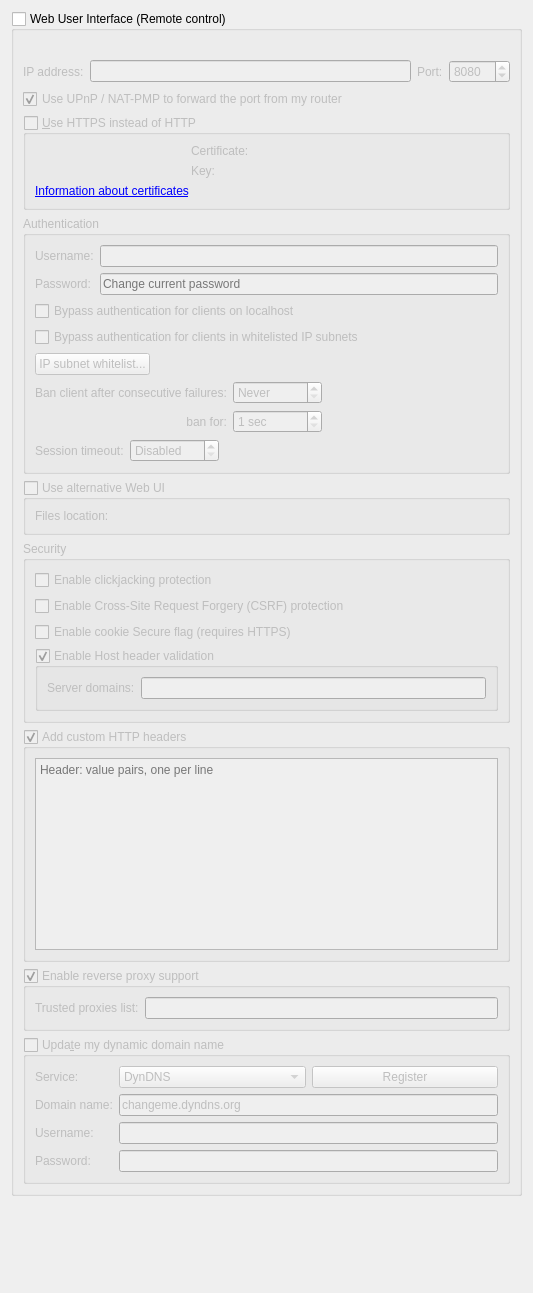
          <widget class="QWidget" name="scrollAreaWidgetContents_7">
           <property name="geometry">
            <rect>
             <x>0</x>
             <y>0</y>
             <width>533</width>
             <height>1293</height>
            </rect>
           </property>
           <layout class="QVBoxLayout" name="verticalLayout_23">
            <item>
             <widget class="QGroupBox" name="checkWebUI">
              <property name="title">
               <string>Web User Interface (Remote control)</string>
              </property>
              <property name="checkable">
               <bool>true</bool>
              </property>
              <property name="checked">
               <bool>false</bool>
              </property>
              <layout class="QVBoxLayout" name="verticalLayout_2">
               <item>
                <widget class="QLabel" name="labelWebUIError">
                 <property name="font">
                  <font>
                   <italic>true</italic>
                  </font>
                 </property>
                 <property name="text">
                  <string/>
                 </property>
                </widget>
               </item>
               <item>
                <layout class="QHBoxLayout" name="horizontalLayout_2">
                 <item>
                  <widget class="QLabel" name="lblWebUIAddress">
                   <property name="text">
                    <string>IP address:</string>
                   </property>
                  </widget>
                 </item>
                 <item>
                  <widget class="QLineEdit" name="textWebUIAddress">
                   <property name="toolTip">
                    <string>IP address that the Web UI will bind to.
Specify an IPv4 or IPv6 address. You can specify &quot;0.0.0.0&quot; for any IPv4 address,
&quot;::&quot; for any IPv6 address, or &quot;*&quot; for both IPv4 and IPv6.</string>
                   </property>
                  </widget>
                 </item>
                 <item>
                  <widget class="QLabel" name="lblWebUIPort">
                   <property name="text">
                    <string>Port:</string>
                   </property>
                  </widget>
                 </item>
                 <item>
                  <widget class="QSpinBox" name="spinWebUIPort">
                   <property name="minimum">
                    <number>1</number>
                   </property>
                   <property name="maximum">
                    <number>65535</number>
                   </property>
                   <property name="value">
                    <number>8080</number>
                   </property>
                  </widget>
                 </item>
                </layout>
               </item>
               <item>
                <widget class="QCheckBox" name="checkWebUIUPnP">
                 <property name="text">
                  <string>Use UPnP / NAT-PMP to forward the port from my router</string>
                 </property>
                 <property name="checked">
                  <bool>true</bool>
                 </property>
                </widget>
               </item>
               <item>
                <widget class="QGroupBox" name="checkWebUIHttps">
                 <property name="title">
                  <string>&amp;Use HTTPS instead of HTTP</string>
                 </property>
                 <property name="checkable">
                  <bool>true</bool>
                 </property>
                 <property name="checked">
                  <bool>false</bool>
                 </property>
                 <layout class="QGridLayout" name="gridLayout_11">
                  <item row="1" column="1">
                   <widget class="QLabel" name="lblWebUIKey">
                    <property name="text">
                     <string>Key:</string>
                    </property>
                   </widget>
                  </item>
                  <item row="0" column="1">
                   <widget class="QLabel" name="lblWebUICrt">
                    <property name="text">
                     <string>Certificate:</string>
                    </property>
                   </widget>
                  </item>
                  <item row="0" column="0">
                   <widget class="QLabel" name="lblSslCertStatus"/>
                  </item>
                  <item row="1" column="0">
                   <widget class="QLabel" name="lblSslKeyStatus"/>
                  </item>
                  <item row="2" column="0" colspan="3">
                   <widget class="QLabel" name="lblWebUIInfo">
                    <property name="text">
                     <string>&lt;a href=https://httpd.apache.org/docs/current/ssl/ssl_faq.html#aboutcerts&gt;Information about certificates&lt;/a&gt;</string>
                    </property>
                    <property name="openExternalLinks">
                     <bool>true</bool>
                    </property>
                   </widget>
                  </item>
                  <item row="0" column="2">
                   <widget class="FileSystemPathLineEdit" name="textWebUIHttpsCert" native="true"/>
                  </item>
                  <item row="1" column="2">
                   <widget class="FileSystemPathLineEdit" name="textWebUIHttpsKey" native="true"/>
                  </item>
                 </layout>
                </widget>
               </item>
               <item>
                <widget class="QGroupBox" name="groupWebUIAuth">
                 <property name="title">
                  <string>Authentication</string>
                 </property>
                 <layout class="QVBoxLayout" name="verticalLayout_35">
                  <item>
                   <layout class="QGridLayout" name="gridLayout_8">
                    <item row="0" column="0">
                     <widget class="QLabel" name="lblWebUIUsername">
                      <property name="text">
                       <string>Username:</string>
                      </property>
                     </widget>
                    </item>
                    <item row="0" column="1">
                     <widget class="QLineEdit" name="textWebUIUsername"/>
                    </item>
                    <item row="1" column="0">
                     <widget class="QLabel" name="lblWebUIPassword">
                      <property name="text">
                       <string>Password:</string>
                      </property>
                     </widget>
                    </item>
                    <item row="1" column="1">
                     <widget class="QLineEdit" name="textWebUIPassword">
                      <property name="echoMode">
                       <enum>QLineEdit::EchoMode::Password</enum>
                      </property>
                      <property name="placeholderText">
                       <string>Change current password</string>
                      </property>
                     </widget>
                    </item>
                   </layout>
                  </item>
                  <item>
                   <widget class="QCheckBox" name="checkBypassLocalAuth">
                    <property name="text">
                     <string>Bypass authentication for clients on localhost</string>
                    </property>
                   </widget>
                  </item>
                  <item>
                   <widget class="QCheckBox" name="checkBypassAuthSubnetWhitelist">
                    <property name="text">
                     <string>Bypass authentication for clients in whitelisted IP subnets</string>
                    </property>
                   </widget>
                  </item>
                  <item>
                   <widget class="QPushButton" name="IPSubnetWhitelistButton">
                    <property name="sizePolicy">
                     <sizepolicy hsizetype="Fixed" vsizetype="Fixed">
                      <horstretch>0</horstretch>
                      <verstretch>0</verstretch>
                     </sizepolicy>
                    </property>
                    <property name="text">
                     <string>IP subnet whitelist...</string>
                    </property>
                   </widget>
                  </item>
                  <item>
                   <layout class="QGridLayout" name="gridLayout_10">
                    <item row="0" column="0">
                     <widget class="QLabel" name="lblBanCounter">
                      <property name="text">
                       <string>Ban client after consecutive failures:</string>
                      </property>
                     </widget>
                    </item>
                    <item row="0" column="2">
                     <spacer name="horizontalSpacer_15">
                      <property name="orientation">
                       <enum>Qt::Orientation::Horizontal</enum>
                      </property>
                      <property name="sizeHint" stdset="0">
                       <size>
                        <width>40</width>
                        <height>20</height>
                       </size>
                      </property>
                     </spacer>
                    </item>
                    <item row="0" column="1">
                     <widget class="QSpinBox" name="spinBanCounter">
                      <property name="specialValueText">
                       <string>Never</string>
                      </property>
                      <property name="maximum">
                       <number>2147483647</number>
                      </property>
                     </widget>
                    </item>
                    <item row="1" column="0">
                     <widget class="QLabel" name="lblBanDuration">
                      <property name="text">
                       <string>ban for:</string>
                      </property>
                      <property name="alignment">
                       <set>Qt::AlignmentFlag::AlignRight|Qt::AlignmentFlag::AlignTrailing|Qt::AlignmentFlag::AlignVCenter</set>
                      </property>
                     </widget>
                    </item>
                    <item row="1" column="1">
                     <widget class="QSpinBox" name="spinBanDuration">
                      <property name="suffix">
                       <string> sec</string>
                      </property>
                      <property name="minimum">
                       <number>1</number>
                      </property>
                      <property name="maximum">
                       <number>2147483647</number>
                      </property>
                     </widget>
                    </item>
                   </layout>
                  </item>
                  <item>
                   <layout class="QHBoxLayout" name="horizontalLayout_13">
                    <item>
                     <widget class="QLabel" name="lblSessionTimeout">
                      <property name="text">
                       <string>Session timeout:</string>
                      </property>
                     </widget>
                    </item>
                    <item>
                     <widget class="QSpinBox" name="spinSessionTimeout">
                      <property name="specialValueText">
                       <string>Disabled</string>
                      </property>
                      <property name="suffix">
                       <string> sec</string>
                      </property>
                      <property name="maximum">
                       <number>2147483647</number>
                      </property>
                     </widget>
                    </item>
                    <item>
                     <spacer name="horizontalSpacer_11">
                      <property name="orientation">
                       <enum>Qt::Orientation::Horizontal</enum>
                      </property>
                      <property name="sizeHint" stdset="0">
                       <size>
                        <width>40</width>
                        <height>20</height>
                       </size>
                      </property>
                     </spacer>
                    </item>
                   </layout>
                  </item>
                 </layout>
                </widget>
               </item>
               <item>
                <widget class="QGroupBox" name="groupAltWebUI">
                 <property name="title">
                  <string>Use alternative Web UI</string>
                 </property>
                 <property name="checkable">
                  <bool>true</bool>
                 </property>
                 <property name="checked">
                  <bool>false</bool>
                 </property>
                 <layout class="QHBoxLayout" name="horizontalLayout_5">
                  <item>
                   <widget class="QLabel" name="labelWebUIRootFolder">
                    <property name="text">
                     <string>Files location:</string>
                    </property>
                   </widget>
                  </item>
                  <item>
                   <widget class="FileSystemPathLineEdit" name="textWebUIRootFolder" native="true"/>
                  </item>
                 </layout>
                </widget>
               </item>
               <item>
                <widget class="QGroupBox" name="groupBox_3">
                 <property name="title">
                  <string>Security</string>
                 </property>
                 <layout class="QVBoxLayout" name="verticalLayout_33">
                  <item>
                   <widget class="QCheckBox" name="checkClickjacking">
                    <property name="text">
                     <string>Enable clickjacking protection</string>
                    </property>
                   </widget>
                  </item>
                  <item>
                   <widget class="QCheckBox" name="checkCSRFProtection">
                    <property name="text">
                     <string>Enable Cross-Site Request Forgery (CSRF) protection</string>
                    </property>
                   </widget>
                  </item>
                  <item>
                   <widget class="QCheckBox" name="checkSecureCookie">
                    <property name="text">
                     <string>Enable cookie Secure flag (requires HTTPS)</string>
                    </property>
                   </widget>
                  </item>
                  <item>
                   <widget class="QGroupBox" name="groupHostHeaderValidation">
                    <property name="title">
                     <string>Enable Host header validation</string>
                    </property>
                    <property name="checkable">
                     <bool>true</bool>
                    </property>
                    <layout class="QVBoxLayout" name="verticalLayout_32">
                     <item>
                      <layout class="QHBoxLayout" name="horizontalLayout_10">
                       <item>
                        <widget class="QLabel" name="labelServerDomains">
                         <property name="text">
                          <string>Server domains:</string>
                         </property>
                        </widget>
                       </item>
                       <item>
                        <widget class="QLineEdit" name="textServerDomains">
                         <property name="toolTip">
                          <string>Whitelist for filtering HTTP Host header values.
In order to defend against DNS rebinding attack,
you should put in domain names used by WebUI server.

Use ';' to split multiple entries. Can use wildcard '*'.</string>
                         </property>
                        </widget>
                       </item>
                      </layout>
                     </item>
                    </layout>
                   </widget>
                  </item>
                 </layout>
                </widget>
               </item>
               <item>
                <widget class="QGroupBox" name="groupWebUIAddCustomHTTPHeaders">
                 <property name="title">
                  <string>Add custom HTTP headers</string>
                 </property>
                 <property name="checkable">
                  <bool>true</bool>
                 </property>
                 <layout class="QVBoxLayout" name="verticalLayout_8">
                  <item>
                   <widget class="QPlainTextEdit" name="textWebUICustomHTTPHeaders">
                    <property name="lineWrapMode">
                     <enum>QPlainTextEdit::LineWrapMode::NoWrap</enum>
                    </property>
                    <property name="placeholderText">
                     <string>Header: value pairs, one per line</string>
                    </property>
                   </widget>
                  </item>
                 </layout>
                </widget>
               </item>
               <item>
                <widget class="QGroupBox" name="groupEnableReverseProxySupport">
                 <property name="title">
                  <string>Enable reverse proxy support</string>
                 </property>
                 <property name="checkable">
                  <bool>true</bool>
                 </property>
                 <layout class="QVBoxLayout" name="verticalLayout_331">
                  <item>
                   <layout class="QHBoxLayout" name="horizontalLayout_131">
                    <item>
                     <widget class="QLabel" name="lblReverseProxiesList">
                      <property name="text">
                       <string>Trusted proxies list:</string>
                      </property>
                     </widget>
                    </item>
                    <item>
                     <widget class="QLineEdit" name="textTrustedReverseProxiesList">
                      <property name="toolTip">
                       <string>Specify reverse proxy IPs (or subnets, e.g. 0.0.0.0/24) in order to use forwarded client address (X-Forwarded-For header). Use ';' to split multiple entries.</string>
                      </property>
                     </widget>
                    </item>
                   </layout>
                  </item>
                 </layout>
                </widget>
               </item>
               <item>
                <widget class="QGroupBox" name="checkDynDNS">
                 <property name="title">
                  <string>Upda&amp;te my dynamic domain name</string>
                 </property>
                 <property name="checkable">
                  <bool>true</bool>
                 </property>
                 <property name="checked">
                  <bool>false</bool>
                 </property>
                 <layout class="QFormLayout" name="formLayout_5">
                  <item row="0" column="0">
                   <widget class="QLabel" name="label_19">
                    <property name="text">
                     <string>Service:</string>
                    </property>
                   </widget>
                  </item>
                  <item row="0" column="1">
                   <layout class="QHBoxLayout" name="horizontalLayout_3">
                    <item>
                     <widget class="QComboBox" name="comboDNSService">
                      <item>
                       <property name="text">
                        <string notr="true">DynDNS</string>
                       </property>
                      </item>
                      <item>
                       <property name="text">
                        <string notr="true">No-IP</string>
                       </property>
                      </item>
                     </widget>
                    </item>
                    <item>
                     <widget class="QPushButton" name="registerDNSBtn">
                      <property name="text">
                       <string>Register</string>
                      </property>
                     </widget>
                    </item>
                   </layout>
                  </item>
                  <item row="1" column="0">
                   <widget class="QLabel" name="label_20">
                    <property name="text">
                     <string>Domain name:</string>
                    </property>
                   </widget>
                  </item>
                  <item row="1" column="1">
                   <widget class="QLineEdit" name="domainNameTxt">
                    <property name="text">
                     <string notr="true">changeme.dyndns.org</string>
                    </property>
                   </widget>
                  </item>
                  <item row="2" column="0">
                   <widget class="QLabel" name="label_21">
                    <property name="text">
                     <string>Username:</string>
                    </property>
                   </widget>
                  </item>
                  <item row="2" column="1">
                   <widget class="QLineEdit" name="DNSUsernameTxt"/>
                  </item>
                  <item row="3" column="0">
                   <widget class="QLabel" name="label_22">
                    <property name="text">
                     <string>Password:</string>
                    </property>
                   </widget>
                  </item>
                  <item row="3" column="1">
                   <widget class="QLineEdit" name="DNSPasswordTxt">
                    <property name="echoMode">
                     <enum>QLineEdit::EchoMode::Password</enum>
                    </property>
                   </widget>
                  </item>
                 </layout>
                </widget>
               </item>
              </layout>
             </widget>
            </item>
            <item>
             <spacer name="verticalSpacer">
              <property name="orientation">
               <enum>Qt::Orientation::Vertical</enum>
              </property>
              <property name="sizeHint" stdset="0">
               <size>
                <width>20</width>
                <height>40</height>
               </size>
              </property>
             </spacer>
            </item>
           </layout>
          </widget>
